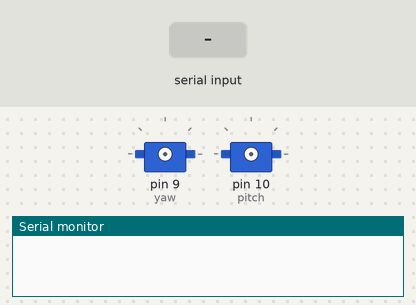
Simulated run of this sketch. Board: Arduino Uno, built with avr-gcc and run on an emulated ATmega328P. On the bench: 2 × servo, the last lines printed to the serial monitor. The inputs (shaded band) are chosen by the test bench. Random numbers use the default seed unless the sketch sets one.

Above: at 1.2 s.
1.3 s: "+" received over Serial
At 1.45 s:
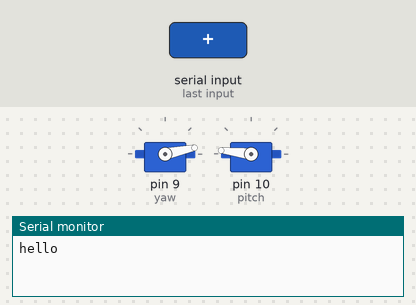
At 2.06 s:
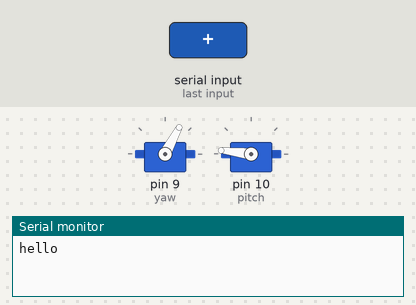
Timing chart, 0 to 21.4 s (numbered marks = the images above; inputs shaded):
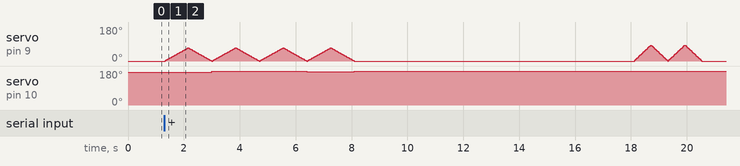

The sketch:

main.ino
```cpp
#include <Servo.h>

Servo yaw;
Servo pitch;// create servo object to control a servo
// twelve servo objects can be created on most boards

void setup() {
  Serial.begin(9600);
}

void point(int horz, int vert) {
  yaw.write(horz);
  pitch.write(vert + 90);
}

void sweep(int pitchOffset, int maxAngle, int delayTime) {
  int pos = 0;
  for (pos = 0; pos <= maxAngle; pos += 1) { // goes from 0 degrees to 180 degrees
    // in steps of 1 degree
    yaw.write(pos);              // tell servo to go to position in variable 'pos'
    pitch.write(pitchOffset);
    delay(delayTime);                       // waits 15ms for the servo to reach the position
  }
  for (pos = maxAngle; pos >= 0; pos -= 1) { // goes from 180 degrees to 0 degrees
    yaw.write(pos);              // tell servo to go to position in variable 'pos'
    pitch.write(pitchOffset);              // tell servo to go to position in variable 'pos'
    delay(delayTime);                       // waits 15ms for the servo to reach the position
  }
}

void fullSweep(int startPos, int maxAngle, int delayTime) {
  for ( int pitch = startPos; pitch <= 180; pitch += 5) {
    sweep(pitch, maxAngle, delayTime);
  }
  for ( int pitch = 180; pitch >= startPos; pitch -= 5) {
    sweep(pitch, maxAngle, delayTime);
  }
}

void dance(){
  yaw.attach(9);  // attaches the servo on pin 9 to the servo object
  pitch.attach(10);  // attaches the servo on pin 9 to the servo object
  point(45,45);
  int count = 0;
  for ( count = 0; count < 3; count += 1) {
    // Close fast sweep
    fullSweep(random(160, 180), random(60, 100), random(5, 20));
    point(random(0.45), random(160, 180));
    delay(1000 * random(10, 15));
  }
  exit(0);
}

void handleSerial() {
 while (Serial.available() > 0) {
   char incomingCharacter = Serial.read();
   switch (incomingCharacter) {
     case '+':
      Serial.println("hello");
      dance();
      break;

     case '-':
      Serial.println("byeee");
      break;
    }
 }
}

void loop() {
  handleSerial();
}
```
